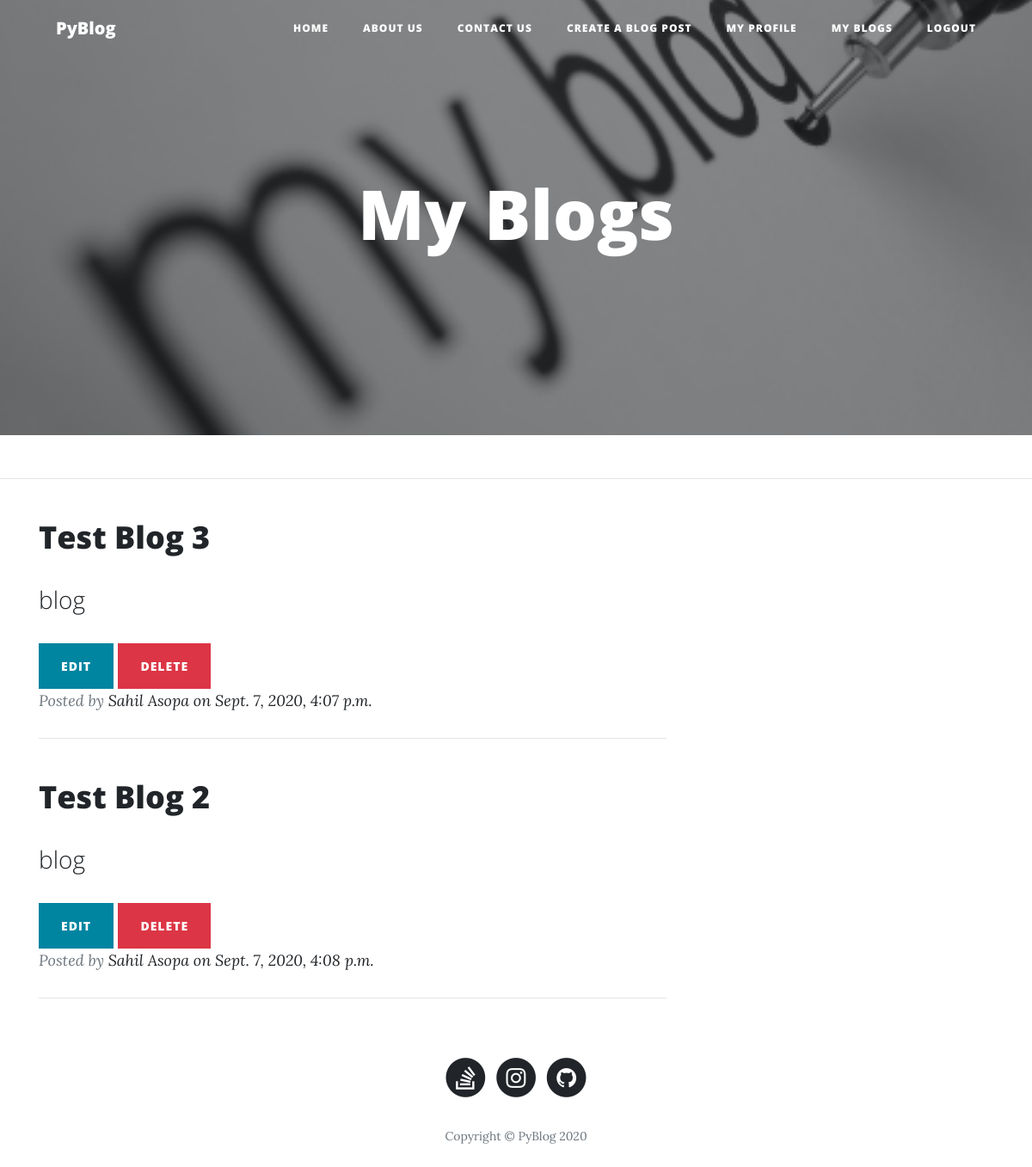
The page /my/blogs/ (signed in) on the database as committed earlier.
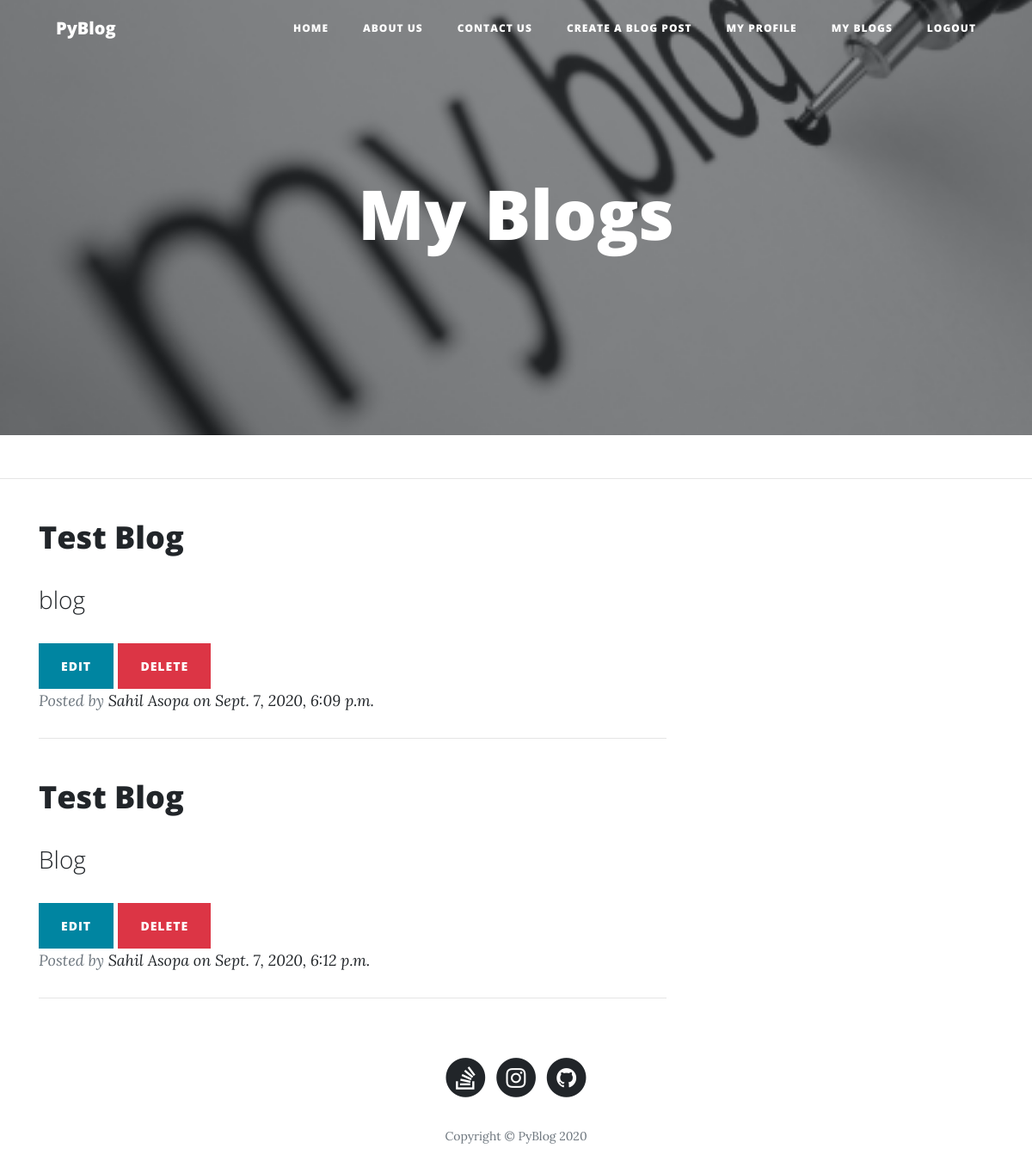
The same page on the database as committed later.
### Blogsite/models.py (models this page shows, shortened)
class Blog(models.Model):
    user = models.ForeignKey(BlogUser, on_delete=models.CASCADE)
    heading = models.CharField(max_length=100)
    blog = RichTextField()
    image = models.ImageField(blank=True, null=True, upload_to='media')
    uploaded_on = models.DateTimeField(auto_now=True)
    views = models.ManyToManyField(BlogUser, blank=True, related_name='Views')
    likes = models.ManyToManyField(BlogUser, blank=True, related_name='Likes')
    comments = models.CharField(blank=True, max_length=120)
    def get_absolute_url(self):
        return f"/post/{self.id}/"

class BlogUser(models.Model):
    user = models.OneToOneField(User, on_delete=models.CASCADE)
    full_name = models.CharField(max_length=52)
    username = models.CharField(unique=True, max_length=15)
    email = models.EmailField(blank=True, unique=True)
    followers = models.ManyToManyField(User, blank=True, related_name='followers')
    following = models.ManyToManyField(User, blank=True, related_name='following')
    def __str__(self):
        return self.full_name

### Blogsite/views.py (the view)
# urls.py: path('my/blogs/', views.my_blogs, name='my_blog'),
@login_required(login_url='/login')
def my_blogs(request):
    user = BlogUser.objects.get(user=request.user)
    blog = Blog.objects.filter(user=user)
    context = {
        'user': user,
        'blog': blog,
    }
    return render(request, 'my_blog.html', context)

### templates/my_blog.html (shortened to what the changed rows need)
<!DOCTYPE html>
<html>
{% load static %}
<head>
    <link rel="stylesheet" href="{% static 'assets/bootstrap/css/bootstrap.min.css' %}">
    <link rel="stylesheet" href="{% static 'assets/fonts/font-awesome.min.css' %}">
</head>
<body>
<header class="masthead" style='background-image:url("{% static 'assets/img/blog_writing.jpg' %}");'>
    <div class="container">
        <div class="row">
            <div class="col-md-10 col-lg-8 mx-auto">
                <div class="site-heading">
                    <h1>My Blogs</h1>
                </div>
            </div>
        </div>
    </div>
</header>
<div class="container">
    {% if blog %}
        {% for blog in blog %}
            <div class="row">
                <div class="col-md-10 col-lg-8">
                    <div class="post-preview">
                        <a href="{{ blog.get_absolute_url }}">
                            <h2 class="post-title">{{ blog.heading|safe }}</h2>
                            <h3 class="post-subtitle">{{ blog.blog|truncatewords:15|safe }}</h3>
                        </a>
                        <form method="post">
                            <a class="btn btn-sm btn-primary" href="{% url 'edit' blog.id %}">Edit</a>
                            <a class="btn btn-sm btn-danger" href="{% url 'delete' blog.id %}">Delete</a>
                        </form>
                        <p class="post-meta">Posted by&nbsp;<a href="#">{{ blog.user }} on {{ blog.uploaded_on }}</a>
                        </p>
                    </div>
                    <hr>
                </div>
            </div>
        {% endfor %}
    {% else %}
        <h3 style="text-align: center"> Oops You Currently Have No Blogs! <a href="/new/post"> Click Here To Create One</a></h3>
    {% endif %}
</div>
</body>
</html>

Rows that differ between the two databases and show on the page:
removed Blog: heading "Test Blog 3", blog "blog", user "Sahil Asopa", uploaded_on "Sept. 7, 2020, 4:07 p.m."
removed Blog: heading "Test Blog 2", blog "blog", user "Sahil Asopa", uploaded_on "Sept. 7, 2020, 4:08 p.m."
added Blog: heading "Test Blog", blog "blog", user "Sahil Asopa", uploaded_on "Sept. 7, 2020, 6:09 p.m."
added Blog: heading "Test Blog", blog "Blog", user "Sahil Asopa", uploaded_on "Sept. 7, 2020, 6:12 p.m."
